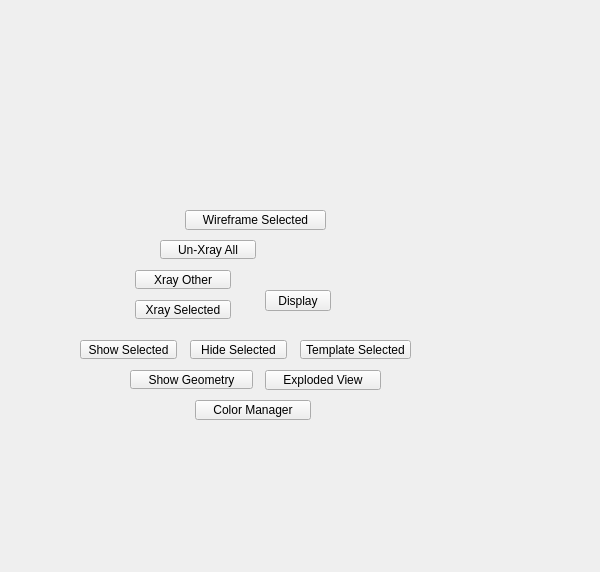
<?xml version="1.0" encoding="UTF-8"?>
<ui version="4.0">
 <class>QtUi</class>
 <widget class="QMainWindow" name="QtUi">
  <property name="enabled">
   <bool>true</bool>
  </property>
  <property name="geometry">
   <rect>
    <x>0</x>
    <y>0</y>
    <width>600</width>
    <height>572</height>
   </rect>
  </property>
  <property name="sizePolicy">
   <sizepolicy hsizetype="Ignored" vsizetype="Ignored">
    <horstretch>0</horstretch>
    <verstretch>0</verstretch>
   </sizepolicy>
  </property>
  <property name="minimumSize">
   <size>
    <width>0</width>
    <height>0</height>
   </size>
  </property>
  <property name="maximumSize">
   <size>
    <width>600</width>
    <height>600</height>
   </size>
  </property>
  <property name="toolButtonStyle">
   <enum>Qt::ToolButtonIconOnly</enum>
  </property>
  <property name="tabShape">
   <enum>QTabWidget::Triangular</enum>
  </property>
  <property name="dockNestingEnabled">
   <bool>true</bool>
  </property>
  <property name="dockOptions">
   <set>QMainWindow::AllowNestedDocks|QMainWindow::AllowTabbedDocks|QMainWindow::AnimatedDocks|QMainWindow::ForceTabbedDocks</set>
  </property>
  <widget class="QWidget" name="widget">
   <property name="sizePolicy">
    <sizepolicy hsizetype="Ignored" vsizetype="Ignored">
     <horstretch>0</horstretch>
     <verstretch>0</verstretch>
    </sizepolicy>
   </property>
   <widget class="QPushButton" name="i032">
    <property name="geometry">
     <rect>
      <x>265</x>
      <y>290</y>
      <width>66</width>
      <height>21</height>
     </rect>
    </property>
    <property name="minimumSize">
     <size>
      <width>0</width>
      <height>21</height>
     </size>
    </property>
    <property name="maximumSize">
     <size>
      <width>16777215</width>
      <height>21</height>
     </size>
    </property>
    <property name="accessibleName">
     <string>display</string>
    </property>
    <property name="text">
     <string>Display</string>
    </property>
   </widget>
   <widget class="QPushButton" name="b002">
    <property name="geometry">
     <rect>
      <x>190</x>
      <y>340</y>
      <width>97</width>
      <height>19</height>
     </rect>
    </property>
    <property name="minimumSize">
     <size>
      <width>0</width>
      <height>19</height>
     </size>
    </property>
    <property name="text">
     <string>Hide Selected</string>
    </property>
   </widget>
   <widget class="QPushButton" name="b003">
    <property name="geometry">
     <rect>
      <x>80</x>
      <y>340</y>
      <width>97</width>
      <height>19</height>
     </rect>
    </property>
    <property name="minimumSize">
     <size>
      <width>0</width>
      <height>19</height>
     </size>
    </property>
    <property name="text">
     <string>Show Selected</string>
    </property>
   </widget>
   <widget class="QPushButton" name="b005">
    <property name="geometry">
     <rect>
      <x>135</x>
      <y>300</y>
      <width>96</width>
      <height>19</height>
     </rect>
    </property>
    <property name="minimumSize">
     <size>
      <width>0</width>
      <height>19</height>
     </size>
    </property>
    <property name="text">
     <string>Xray Selected</string>
    </property>
   </widget>
   <widget class="QPushButton" name="b021">
    <property name="geometry">
     <rect>
      <x>300</x>
      <y>340</y>
      <width>111</width>
      <height>19</height>
     </rect>
    </property>
    <property name="minimumSize">
     <size>
      <width>111</width>
      <height>19</height>
     </size>
    </property>
    <property name="text">
     <string>Template Selected</string>
    </property>
   </widget>
   <widget class="QPushButton" name="b006">
    <property name="geometry">
     <rect>
      <x>160</x>
      <y>240</y>
      <width>96</width>
      <height>19</height>
     </rect>
    </property>
    <property name="minimumSize">
     <size>
      <width>0</width>
      <height>19</height>
     </size>
    </property>
    <property name="text">
     <string>Un-Xray All</string>
    </property>
   </widget>
   <widget class="QPushButton" name="b007">
    <property name="geometry">
     <rect>
      <x>135</x>
      <y>270</y>
      <width>96</width>
      <height>19</height>
     </rect>
    </property>
    <property name="minimumSize">
     <size>
      <width>0</width>
      <height>19</height>
     </size>
    </property>
    <property name="text">
     <string>Xray Other</string>
    </property>
   </widget>
   <widget class="QPushButton" name="b004">
    <property name="geometry">
     <rect>
      <x>130</x>
      <y>370</y>
      <width>123</width>
      <height>19</height>
     </rect>
    </property>
    <property name="minimumSize">
     <size>
      <width>0</width>
      <height>19</height>
     </size>
    </property>
    <property name="maximumSize">
     <size>
      <width>999</width>
      <height>19</height>
     </size>
    </property>
    <property name="text">
     <string>Show Geometry</string>
    </property>
   </widget>
   <widget class="QPushButton" name="b013">
    <property name="geometry">
     <rect>
      <x>265</x>
      <y>370</y>
      <width>116</width>
      <height>20</height>
     </rect>
    </property>
    <property name="minimumSize">
     <size>
      <width>0</width>
      <height>20</height>
     </size>
    </property>
    <property name="maximumSize">
     <size>
      <width>16777215</width>
      <height>20</height>
     </size>
    </property>
    <property name="toolTip">
     <string>Launch the exploded view tool GUI.</string>
    </property>
    <property name="text">
     <string>Exploded View</string>
    </property>
    <property name="checkable">
     <bool>false</bool>
    </property>
   </widget>
   <widget class="QPushButton" name="b014">
    <property name="geometry">
     <rect>
      <x>195</x>
      <y>400</y>
      <width>116</width>
      <height>20</height>
     </rect>
    </property>
    <property name="minimumSize">
     <size>
      <width>0</width>
      <height>20</height>
     </size>
    </property>
    <property name="maximumSize">
     <size>
      <width>16777215</width>
      <height>20</height>
     </size>
    </property>
    <property name="toolTip">
     <string>Launch the exploded view tool GUI.</string>
    </property>
    <property name="text">
     <string>Color Manager</string>
    </property>
    <property name="checkable">
     <bool>false</bool>
    </property>
   </widget>
   <widget class="QPushButton" name="b001">
    <property name="geometry">
     <rect>
      <x>185</x>
      <y>210</y>
      <width>141</width>
      <height>20</height>
     </rect>
    </property>
    <property name="minimumSize">
     <size>
      <width>0</width>
      <height>20</height>
     </size>
    </property>
    <property name="maximumSize">
     <size>
      <width>16777215</width>
      <height>20</height>
     </size>
    </property>
    <property name="toolTip">
     <string>Toggle wireframe on all selected objects.</string>
    </property>
    <property name="text">
     <string>Wireframe Selected</string>
    </property>
   </widget>
  </widget>
 </widget>
 <resources/>
 <connections/>
 <designerdata>
  <property name="gridDeltaX">
   <number>5</number>
  </property>
  <property name="gridDeltaY">
   <number>10</number>
  </property>
  <property name="gridSnapX">
   <bool>true</bool>
  </property>
  <property name="gridSnapY">
   <bool>true</bool>
  </property>
  <property name="gridVisible">
   <bool>true</bool>
  </property>
 </designerdata>
</ui>
